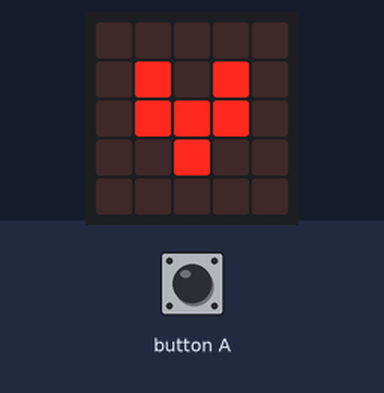
A program run on a simulated BBC micro:bit (MakeCode). Shown: the board's 5×5 LED display. Inputs (shaded band) come from the test bench.

Above: at 1.2 s.
1.3 s: button A pressed for 0.75 s
At 2.3 s:
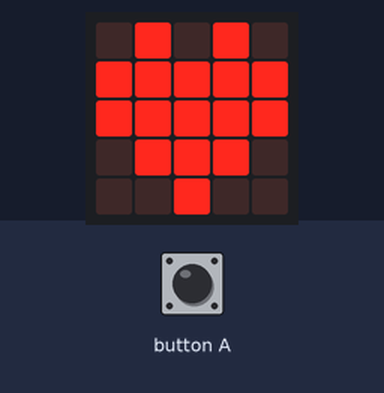
3.9 s: button A pressed for 3.2 s
Timing chart, 0 to 6.9 s (numbered marks = the images above; inputs shaded):
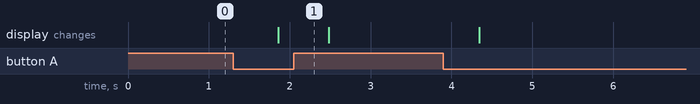

The program:

main.ts
```typescript
function encenderLed (texto: string) {
    if (texto == "Sí") {
        basic.showIcon(IconNames.Heart)
    }
}
basic.forever(function () {
    if (input.buttonIsPressed(Button.A)) {
        encenderLed("Sí")
    } else {
        basic.showIcon(IconNames.SmallHeart)
    }
})
```

test.ts
```typescript
// aquí va el archivo "tests"; esto no se compilará cuando este paquete se utilice como una extensión.
```

Measured:
- after the input at 1.3 s, the display: changes after 0.56 s (image 1)
